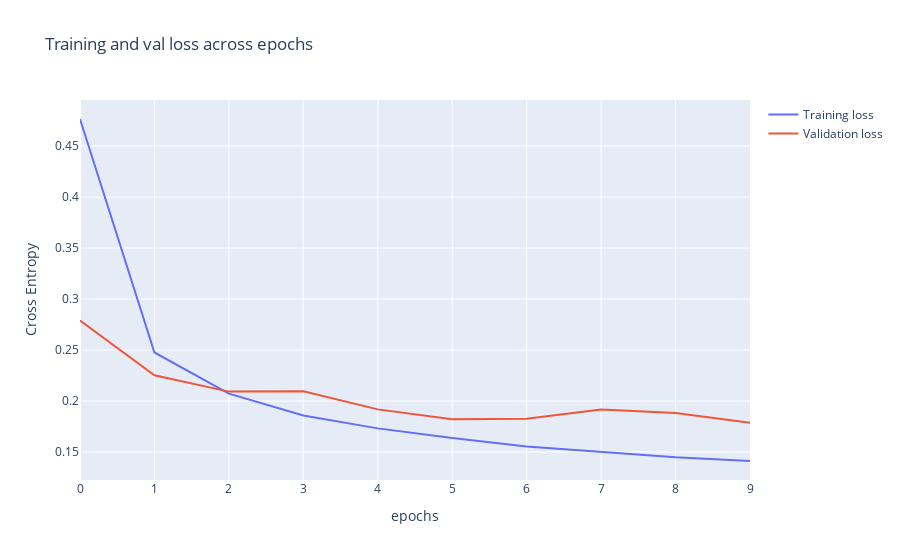

The notebook cell this image was saved under:
### Markdown cell above
* Would you say the model achieved good performance? Did it overfit?

### Code cell
from plotly import graph_objects as go
fig = go.Figure(data=[
                      go.Scatter(
                          y=history.history["loss"],
                          name="Training loss",
                          mode="lines",
                          ),
                      go.Scatter(
                          y=history.history["val_loss"],
                          name="Validation loss",
                          mode="lines",
                          )
])
fig.update_layout(
    title='Training and val loss across epochs',
    xaxis_title='epochs',
    yaxis_title='Cross Entropy'
)
fig.show()

### Figure 1 — Plotly figure (JSON) as saved in the notebook; plotly's stock layout.template omitted (floating-point values rounded to 4 significant figures)
{"data": [{"mode": "lines", "name": "Training loss", "type": "scatter", "y": [0.4766, 0.2476, 0.2072, 0.1858, 0.1732, 0.1637, 0.1555, 0.1504, 0.1448, 0.1412]}, {"mode": "lines", "name": "Validation loss", "type": "scatter", "y": [0.2789, 0.2252, 0.2093, 0.2097, 0.1918, 0.1821, 0.1827, 0.1917, 0.1882, 0.1787]}], "layout": {"title": {"text": "Training and val loss across epochs"}, "xaxis": {"title": {"text": "epochs"}}, "yaxis": {"title": {"text": "Cross Entropy"}}}}
